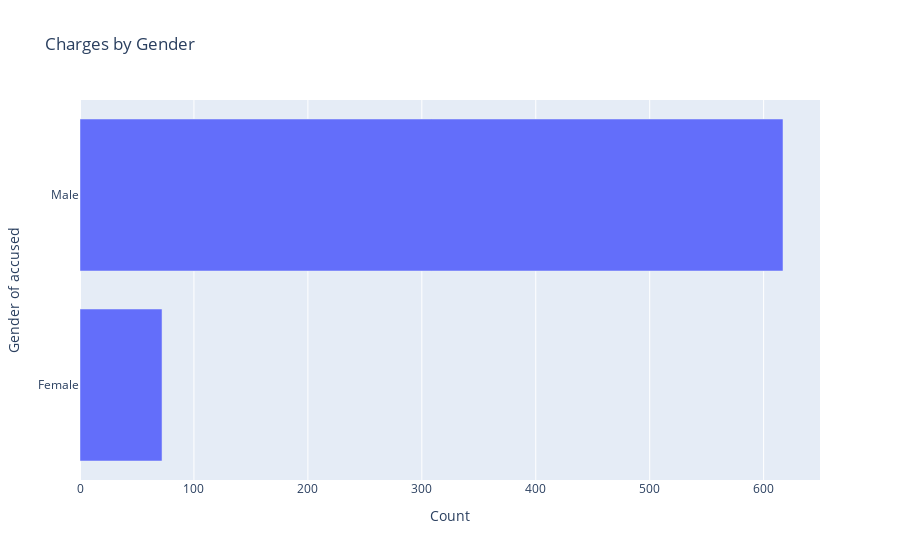

The notebook cell saved with this chart:
### Code cell
phl_by_gender=phl_crime.groupby(["Gender of accused"], as_index=False).size()

fig = go.Figure(
    go.Bar(x=phl_by_gender["size"],  # Use go.Bar() to specify chart type as bar chart
           y=phl_by_gender["Gender of accused"],
    orientation='h', 
    hovertemplate="Gender=%{y}<br>Count=%{x}<extra></extra>"), # Need to format hover text (this is automatic with plotly.px)
    layout={"title": "Charges by Gender"})

fig.update_layout(  # Need to use .update_layout to add x- and y-axis labels (this is automatic with plotly.px)
    xaxis=dict(title="Count"), 
    yaxis=dict(title="Gender of accused"))

fig.show()

### Figure 1 — Plotly figure (JSON) as saved in the notebook; plotly's stock layout.template omitted (floating-point values rounded to 4 significant figures)
{"data": [{"hovertemplate": "Gender=%{y}<br>Count=%{x}<extra></extra>", "orientation": "h", "type": "bar", "x": [72, 617], "y": ["Female", "Male"]}], "layout": {"title": {"text": "Charges by Gender"}, "xaxis": {"title": {"text": "Count"}}, "yaxis": {"title": {"text": "Gender of accused"}}}}
